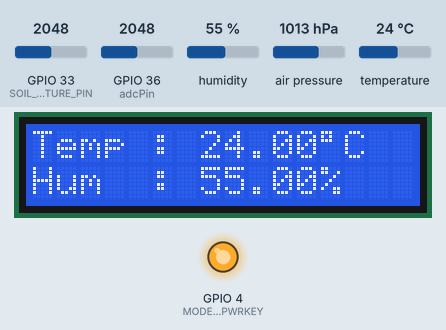
Recording of a sketch running on a simulated ESP32. Parts: 16×2 character LCD, output pins drawn as LEDs (lit = HIGH). The inputs (shaded band) are chosen by the test bench; at power-on: GPIO 33 (SOIL_MOISTURE_PIN) = 2048, GPIO 36 (adcPin) = 2048, humidity 55 %, air pressure 1013 hPa, temperature 24 °C. Uploads are accepted with an empty reply; pins used as bus, display or sensor lines are not drawn; what the sketch prints to the serial monitor is not drawn.

Above: at 15.5 s.
15.6 s: GPIO 33 (SOIL_MOISTURE_PIN) set to 2866
At 20.1 s:
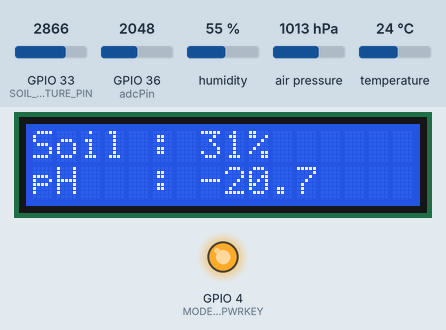
20.9 s: GPIO 33 (SOIL_MOISTURE_PIN) set to 3972
At 25.2 s:
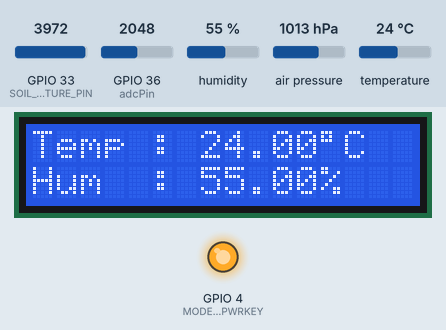
25.9 s: GPIO 33 (SOIL_MOISTURE_PIN) set to 1228
At 30.1 s:
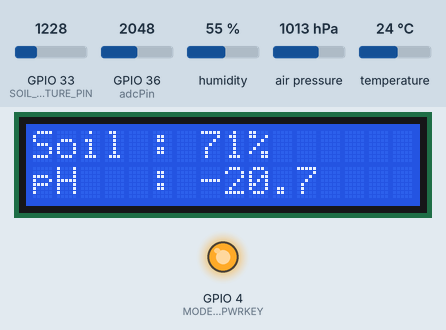
30.9 s: GPIO 33 (SOIL_MOISTURE_PIN) set to 122
At 35.2 s:
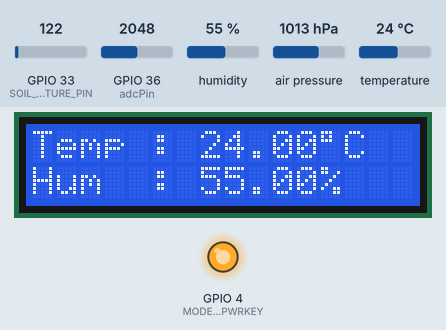
Timing chart, 0 to 36.7 s (numbered marks = the images above; inputs shaded):
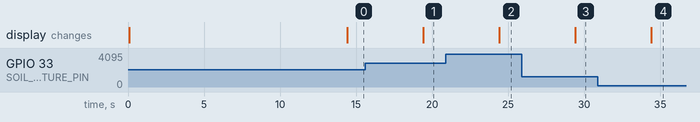

Measured:
- after the input at 15.6 s, the display: changes after 3.8 s (image 1)
- after the input at 20.9 s, the display: changes after 3.5 s (image 2)
- after the input at 25.9 s, the display: changes after 3.5 s (image 3)
- after the input at 30.9 s, the display: changes after 3.5 s (image 4)

The sketch:

gsm.ino
```cpp
#define TINY_GSM_MODEM_SIM800

#include <Wire.h>
#include <Adafruit_Sensor.h>
#include <Adafruit_BME280.h>
#include <LiquidCrystal_I2C.h>
#include <TinyGsmClient.h>
#include <HTTPClient.h>

// Pin definitions
#define SOIL_MOISTURE_PIN 33
#define BME_SDA 18
#define BME_SCL 19
#define SDA_PIN 21
#define SCL_PIN 22
#define DMSpin  6
#define indikator 13
#define adcPin A0
#define MODEM_RST 5
#define MODEM_PWRKEY 4
#define MODEM_POWER_ON 23
#define MODEM_TX 27
#define MODEM_RX 26
#define MODEM_BAUD 115200

// GSM credentials and server info
const char apn[] = "indosatgprs";  // APN for your SIM card
const char user[] = "";            // Usually empty
const char pass[] = "";            // Usually empty

Adafruit_BME280 bme;
LiquidCrystal_I2C lcd(0x27, 16, 2);
TinyGsm modem(Serial1);
TinyGsmClient client(modem);

unsigned long previousMillis = 0;
const long interval = 5000;
boolean firstDisplay = true;
int lastSoilMoisture = -1;
float lastReading = -1.0;

void setup() {
  // Initialize serial communication
  Serial.begin(115200);
  delay(10);

  // Initialize LCD
  Wire.begin(BME_SDA, BME_SCL);
  lcd.init();
  lcd.backlight();

  // Initialize BME280 sensor
  if (!bme.begin(0x76)) {
    Serial.println("Could not find BME280 sensor, check wiring!");
    lcd.clear();
    lcd.setCursor(0, 0);
    lcd.print("Sensor BME280");
    lcd.setCursor(0, 1);
    lcd.print("not found!");
    while (1);
  }

  // Initialize GSM module
  Serial1.begin(MODEM_BAUD, SERIAL_8N1, MODEM_RX, MODEM_TX);
  delay(3000);

  // Power on the modem
  pinMode(MODEM_PWRKEY, OUTPUT);
  pinMode(MODEM_POWER_ON, OUTPUT);
  digitalWrite(MODEM_PWRKEY, LOW);
  digitalWrite(MODEM_POWER_ON, HIGH);
  delay(1000);
  digitalWrite(MODEM_PWRKEY, HIGH);

  // Reset modem
  pinMode(MODEM_RST, OUTPUT);
  digitalWrite(MODEM_RST, HIGH);
  delay(100);
  digitalWrite(MODEM_RST, LOW);
  delay(200);
  digitalWrite(MODEM_RST, HIGH);
  delay(10000);

  // Initialize modem
  Serial.println("Initializing modem...");
  modem.restart();
  String modemInfo = modem.getModemInfo();
  Serial.print("Modem: ");
  Serial.println(modemInfo);

  // Connect to GSM network
  Serial.print("Connecting to network...");
  if (!modem.waitForNetwork()) {
    Serial.println(" fail");
    while (true);
  }
  Serial.println(" success");

  // Connect to GPRS
  Serial.print("Connecting to ");
  Serial.print(apn);
  if (!modem.gprsConnect(apn, user, pass)) {
    Serial.println(" fail");
    while (true);
  }
  Serial.println(" success");


  // Check signal quality
  int signalQuality = modem.getSignalQuality();
  Serial.print("Signal quality: ");
  Serial.print(signalQuality);
  Serial.println(" dBm");
}

void loop() {
  unsigned long currentMillis = millis();

  if (currentMillis - previousMillis >= interval) {
    previousMillis = currentMillis;

    int soilMoistureValue = analogRead(SOIL_MOISTURE_PIN);
    if (soilMoistureValue > 0 && soilMoistureValue != lastSoilMoisture) {
      lastSoilMoisture = soilMoistureValue;

      int soilMoisturePercentage = map(soilMoistureValue, 0, 4095, 100, 0);
      float temperature = bme.readTemperature();
      float humidity = bme.readHumidity();
      float pressure = bme.readPressure() / 100.0F;
      float pH = (-0.0139 * analogRead(adcPin)) + 7.7851;
      lastReading = pH;

      Serial.println("=================================");
      Serial.println("Data saat sensor di tanah:");
      Serial.print("Nilai pH         : ");
      Serial.println(pH, 1);
      Serial.print("Kelembaban Tanah : ");
      Serial.println(soilMoisturePercentage);
      Serial.print("Temperature      : ");
      Serial.println(temperature);
      Serial.print("Humidity         : ");
      Serial.println(humidity);
      Serial.println("=================================");

      // Display data on LCD
      lcd.clear();
      if (firstDisplay) {
        lcd.setCursor(0, 0);
        lcd.print("Temp : ");
        lcd.print(temperature);
        lcd.print((char)223);
        lcd.print("C");
        lcd.setCursor(0, 1);
        lcd.print("Hum  : ");
        lcd.print(humidity);
        lcd.print("%");
        firstDisplay = false;
      } else {
        lcd.setCursor(0, 0);
        lcd.print("Soil : ");
        lcd.print(soilMoisturePercentage);
        lcd.print("%");
        lcd.setCursor(0, 1);
        lcd.print("pH   : ");
        lcd.print(pH, 1);
        firstDisplay = true;
      }

      getDataAll();
      sendDataAll(String(soilMoisturePercentage), String(temperature), String(humidity), String(pH));

      // Check signal quality periodically
      int signalQuality = modem.getSignalQuality();
      Serial.print("\nSignal quality: ");
      Serial.print(signalQuality);
      Serial.println(" dBm");
    }
  }
}

void sendDataAll(String kelembapanTanah, String temperature, String humidity, String pHTanah) {
  String server = "test-hum.vercel.app";
  String url = "/api/data/kirimData";
  int port = 80;

  if (!client.connect(server.c_str(), port)) {
    Serial.println("Connection to server failed!");
    return;
  }

  String payload = "{\"kelembapan_tanah\": \"" + kelembapanTanah + "\",\"temperature\": \"" + temperature + "\", \"humidity\": \"" + humidity + "\", \"pH_tanah\": \"" + pHTanah + "\"}";

  Serial.println("Sending data: ");
  Serial.println(payload);

  client.print(String("POST ") + url + " HTTP/1.1\r\n" +
               "Host: " + server + "\r\n" +
               "Content-Type: application/json\r\n" +
               "Content-Length: " + payload.length() + "\r\n" +
               "\r\n" +
               payload);

  unsigned long timeout = millis();
  while (client.available() == 0) {
    if (millis() - timeout > 5000) {
      Serial.println(">>> Client Timeout !");
      client.stop();
      return;
    }
  }

  bool redirected = false;
  while (client.available()) {
    String line = client.readStringUntil('\r');
    Serial.print(line);
    if (line.startsWith("HTTP/1.1 308") || line.startsWith("HTTP/1.0 308")) {
      redirected = true;
      client.stop();
      String newUrl = "";
      if (line.indexOf("Location: ") != -1) {
        newUrl = line.substring(line.indexOf("Location: ") + 10);
        newUrl.trim();
        Serial.print("Redirecting to: ");
        Serial.println(newUrl);
        client.stop();
        if (!client.connect(newUrl.c_str(), port)) {
          Serial.println("Connection to new URL failed!");
          return;
        }
        client.print(String("POST ") + url + " HTTP/1.1\r\n" +
                     "Host: " + server + "\r\n" +
                     "Content-Type: application/json\r\n" +
                     "Content-Length: " + payload.length() + "\r\n" +
                     "\r\n" +
                     payload);
        timeout = millis();
      }
    }
  }

  if (!redirected) {
    while (client.available()) {
      String line = client.readStringUntil('\r');
      Serial.print(line);
    }
  }

  client.stop();
}


void getDataAll() {
  String server = "test-hum.vercel.app";
  String url = "/api/data/getDataAll";
  int port = 80;

  if (!client.connect(server.c_str(), port)) {
    Serial.println("Connection to server failed!");
    return;
  }

  client.print(String("GET ") + url + " HTTP/1.1\r\n" +
               "Host: " + server + "\r\n" +
               "Connection: close\r\n\r\n");

  unsigned long timeout = millis();
  while (client.available() == 0) {
    if (millis() - timeout > 5000) {
      Serial.println(">>> Client Timeout !");
      client.stop();
      return;
    }
  }

  while (client.available()) {
    String line = client.readStringUntil('\r');
    Serial.print(line);
  }

  client.stop();
}
```
